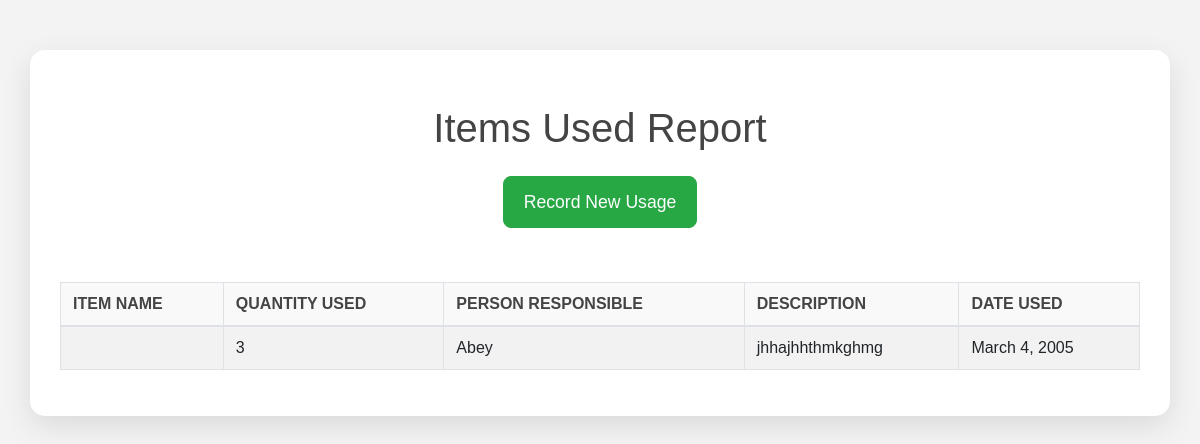
The app's page /items_used/report/ with its own data.
### items_used/models.py (models this page shows, shortened)
class ItemsUsed(models.Model):
    inventory_item = models.ForeignKey(InventoryItem, on_delete=models.CASCADE)  # Link to inventory item
    quantity_used = models.PositiveIntegerField()  # The quantity of the item used
    date_of_use = models.DateField()  # The date when the item is use
    person_responsible = models.CharField(max_length=100, blank=True, null=True)  # New field for person responsible
    description = models.CharField(max_length=300, blank=True, null=True)   # Optional description of the use

### items_used/views.py (the view)
# urls.py: path('report/', views.items_used_report, name='items_used_report'),
def items_used_report(request):
    items_used = ItemsUsed.objects.all().order_by('-date_of_use')  # Keep a history sorted by date
    return render(request, 'items_used/items_used_report.html', {'items_used': items_used})

### items_used/templates/items_used/items_used_report.html (shortened to what this page needs)
{% load static %}
<link rel="stylesheet" href="{% static 'css/styles.css' %}">
<!DOCTYPE html>
<html lang="en">
<head>
    <link href="https://stackpath.bootstrapcdn.com/bootstrap/4.5.2/css/bootstrap.min.css" rel="stylesheet">
</head>
<body>
    <div class="container">
        <h1 class="my-4">Items Used Report</h1>
        <div class="text-center">
            <a href="{% url 'items_used:add_items_used' %}" class="btn btn-success mb-4">Record New Usage</a>
        </div>
        <div class="table-container">
            <table class="table table-bordered table-striped">
                <thead>
                    <tr>
                        <th>Item Name</th>
                        <th>Quantity Used</th>
                        <th>Person Responsible</th>
                        <th>Description</th>
                        <th>Date Used</th>
                    </tr>
                </thead>
                <tbody>
                    {% for item in items_used %}
                    <tr>
                        <td>{{ item.inventory_item.purchased_item.name }}</td>
                        <td>{{ item.quantity_used }}</td>
                        <td>{{ item.person_responsible|default:"N/A" }}</td>
                        <td>{{ item.description|default:"No description" }}</td>
                        <td>{{ item.date_of_use }}</td>
                    </tr>
                    {% empty %}
                    <tr>
                        <td colspan="5" class="text-center">No items used yet.</td>
                    </tr>
                    {% endfor %}
                </tbody>
            </table>
        </div>
    </div>
</body>
</html>

### purchase/static/css/styles.css (style rules this page uses)
body { font-family: 'Poppins', sans-serif; background-color: #f4f6f9; color: #333; margin: 0; padding: 0; line-height: 1.6; }
.container { max-width: 800px; background-color: #ffffff; padding: 30px; border-radius: 15px; box-shadow: 0 10px 30px rgba(0, 0, 0, 0.1); margin: 50px auto; }
h1, h3 { text-align: center; color: #2d3436; margin-bottom: 20px; font-weight: 600; }
.btn { padding: 12px 20px; font-size: 1rem; border-radius: 8px; transition: background-color 0.3s, transform 0.2s; cursor: pointer; text-align: center; }
.btn-success { background-color: #28a745; color: white; border: none; }
table { width: 100%; border-collapse: collapse; margin-top: 20px; }
th, td { padding: 15px; text-align: left; border-bottom: 1px solid #ddd; }
th { background-color: #6c5ce7; color: white; text-transform: uppercase; }

### items_used/templates/items_used/items_used_report.html (style rules this page uses)
body { font-family: 'Poppins', sans-serif; background-color: #f3f3f3; }
.container { background-color: #ffffff; padding: 30px; border-radius: 15px; box-shadow: 0 10px 30px rgba(0, 0, 0, 0.1); margin-top: 50px; }
h1 { color: #444; font-size: 2.5rem; text-align: center; margin-bottom: 30px; }
.btn-success { background-color: #28a745; border-color: #28a745; padding: 12px 20px; font-size: 1.1rem; border-radius: 8px; transition: background-color 0.3s; }
table { width: 100%; margin-top: 30px; border-collapse: collapse; }
th, td { padding: 15px; text-align: left; }
th { background-color: #f9f9f9; color: #444; font-weight: bold; }

### records on screen
ItemsUsed: quantity_used "3", person_responsible "Abey", description "jhhajhhthmkghmg", date_of_use "March 4, 2005"
